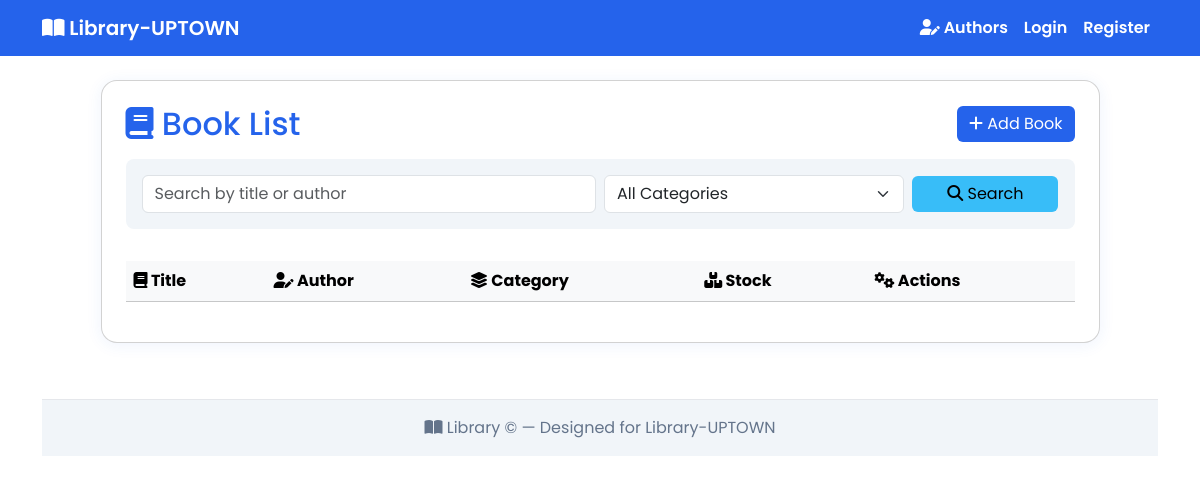
The app's page /library/books/, older data.
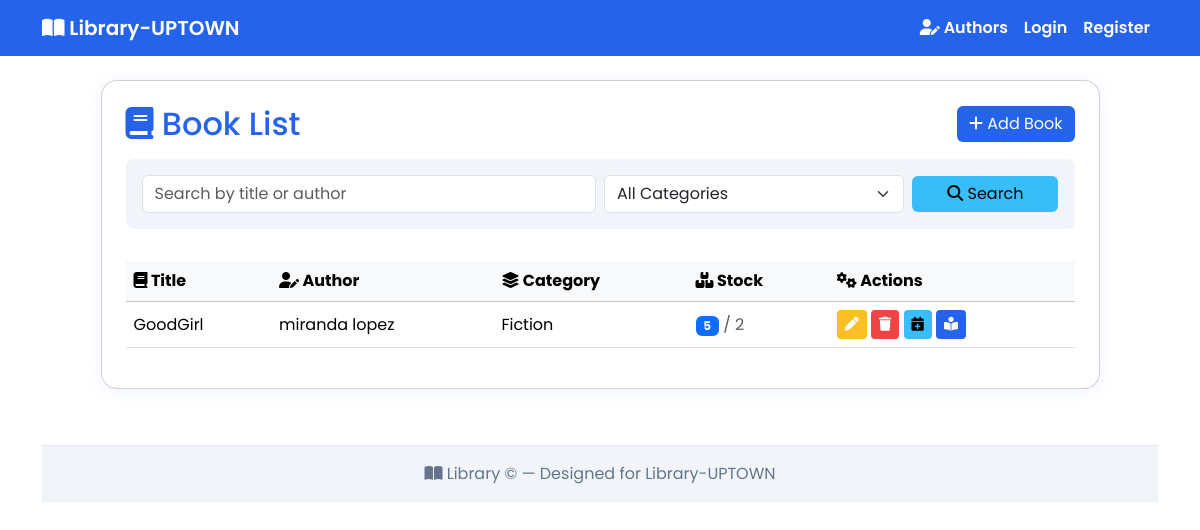
The same page, newer data.
### library/models.py (models this page shows, shortened)
class Book(models.Model):
    CATEGORY_CHOICES = [
        ('FICTION', 'Fiction'),
        ('SCI-FI', 'Science Fiction'),
        ('BIOGRAPHY', 'Biography'),
        ('EDUCATION', 'Education')
    ]
    category = models.CharField(
        max_length=20,
        choices=CATEGORY_CHOICES,
        default='FICTION'
    )
    title = models.CharField(max_length=200)
    author = models.ForeignKey(Author, on_delete=models.CASCADE, related_name='books')
    isbn = models.CharField(
        'ISBN',
        max_length=13,
        unique=True,
        validators=[MinLengthValidator(13)]
    )
    publication_date = models.DateField()
    quantity = models.PositiveIntegerField(default=1)
    available = models.PositiveIntegerField(default=1)
    class Meta:
        ordering = ['title']

class Author(models.Model):
    first_name = models.CharField(max_length=100)
    last_name = models.CharField(max_length=100)
    birth_date = models.DateField(null=True, blank=True)
    biography = models.TextField(blank=True)
    def __str__(self):
        return f"{self.first_name} {self.last_name}"
    class Meta:
        ordering = ['last_name', 'first_name']

### library/views.py (the view)
# urls.py: path('books/', views.BookListView.as_view(), name='book-list'),
class BookListView(ListView):
    model = Book
    template_name = 'library/book_list.html'
    context_object_name = 'books'
    paginate_by = 10

### library/templates/library/book_list.html (shortened to what the changed rows need)
{% extends 'base.html' %}
{% block extra_head %}
<link rel="stylesheet" href="https://cdnjs.cloudflare.com/ajax/libs/font-awesome/6.5.0/css/all.min.css">
{% endblock %}
{% block content %}
<div class="container">
    <div class="row justify-content-center">
        <div class="col-lg-11">
            <div class="card p-4 mb-4">
                <div class="d-flex justify-content-between align-items-center mb-3">
                    <h2 class="mb-0" style="color:#2563eb;">
                        <i class="fa-solid fa-book"></i> Book List
                    </h2>
                </div>
                <div class="table-responsive">
                    <table class="table table-hover align-middle">
                        <thead class="table-light">
                            <tr>
                                <th><i class="fa-solid fa-book"></i> Title</th>
                                <th><i class="fa-solid fa-user-pen"></i> Author</th>
                                <th><i class="fa-solid fa-layer-group"></i> Category</th>
                                <th><i class="fa-solid fa-boxes-stacked"></i> Stock</th>
                                <th><i class="fa-solid fa-gears"></i> Actions</th>
                            </tr>
                        </thead>
                        <tbody>
                            {% for book in books %}
                            <tr>
                                <td>{{ book.title }}</td>
                                <td>{{ book.author }}</td>
                                <td>{{ book.get_category_display }}</td>
                                <td>
                                    <span class="badge bg-primary">{{ book.available }}</span>
                                    <span class="text-muted">/ {{ book.quantity }}</span>
                                </td>
                                <td>
                                    <a href="{% url 'library:book-update' book.pk %}" class="btn btn-sm btn-warning" title="Edit">
                                        <i class="fa-solid fa-pen"></i>
                                    </a>
                                    <a href="{% url 'library:book-delete' book.pk %}" class="btn btn-sm btn-danger" title="Delete">
                                        <i class="fa-solid fa-trash"></i>
                                    </a>
                                    <a href="{% url 'library:reservation-add' %}?book={{ book.pk }}" class="btn btn-sm btn-info" title="Reserve">
                                        <i class="fa-solid fa-calendar-plus"></i>
                                    </a>
                                    {% if book.available > 0 %}
                                    <a href="{% url 'library:borrow-book' book.pk %}" class="btn btn-sm btn-primary" title="Borrow">
                                        <i class="fa-solid fa-book-reader"></i>
                                    </a>
                                    {% endif %}
                                </td>
                            </tr>
                            {% endfor %}
                        </tbody>
                    </table>
                </div>
            </div>
        </div>
    </div>
</div>
{% endblock %}

Row changes from the older to the newer data that the page shows:
added Book: title "GoodGirl", author "miranda lopez", category "Fiction", available "5", quantity "2"
